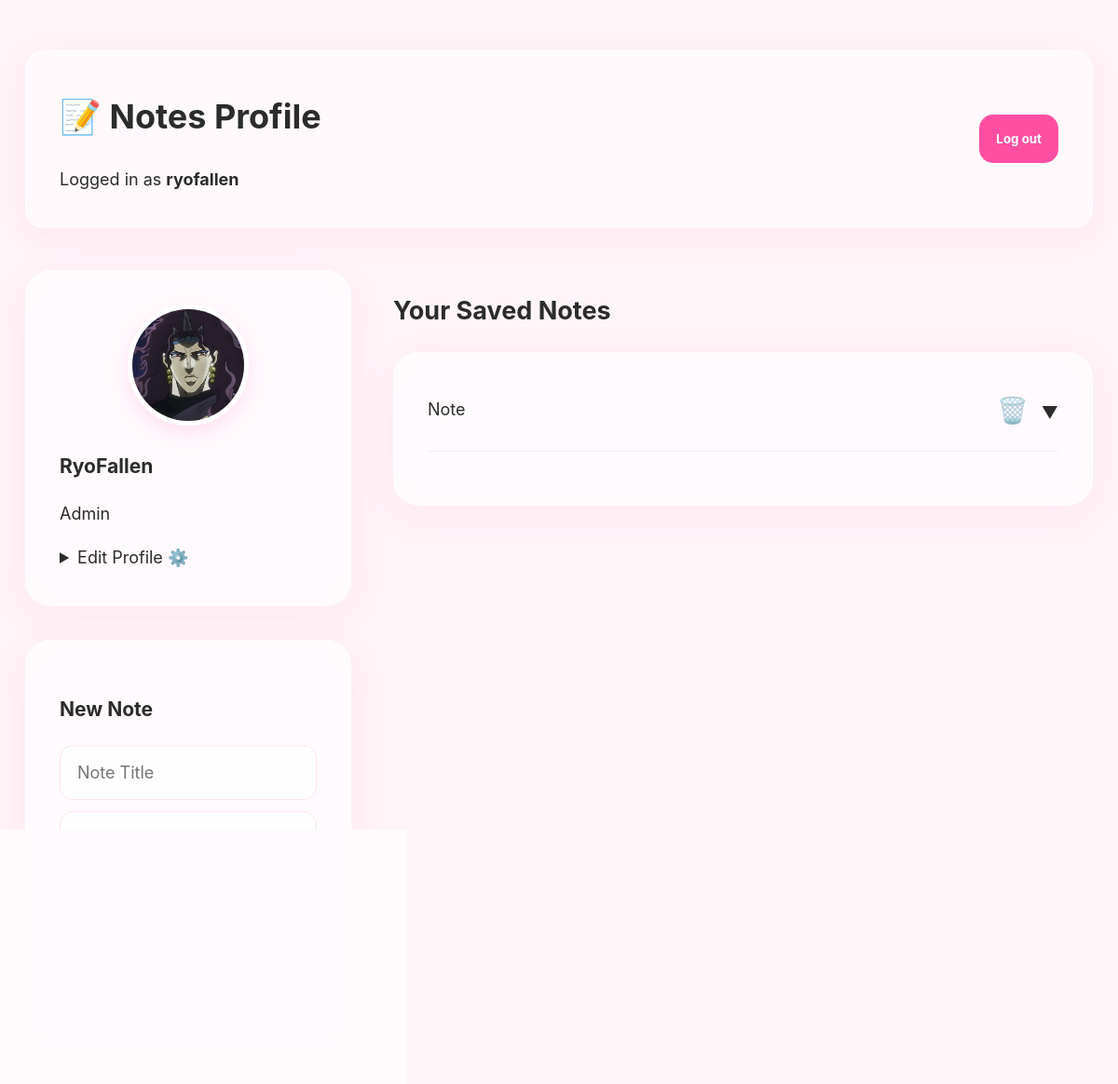
The page /dashboard (signed in) on the database as committed earlier.
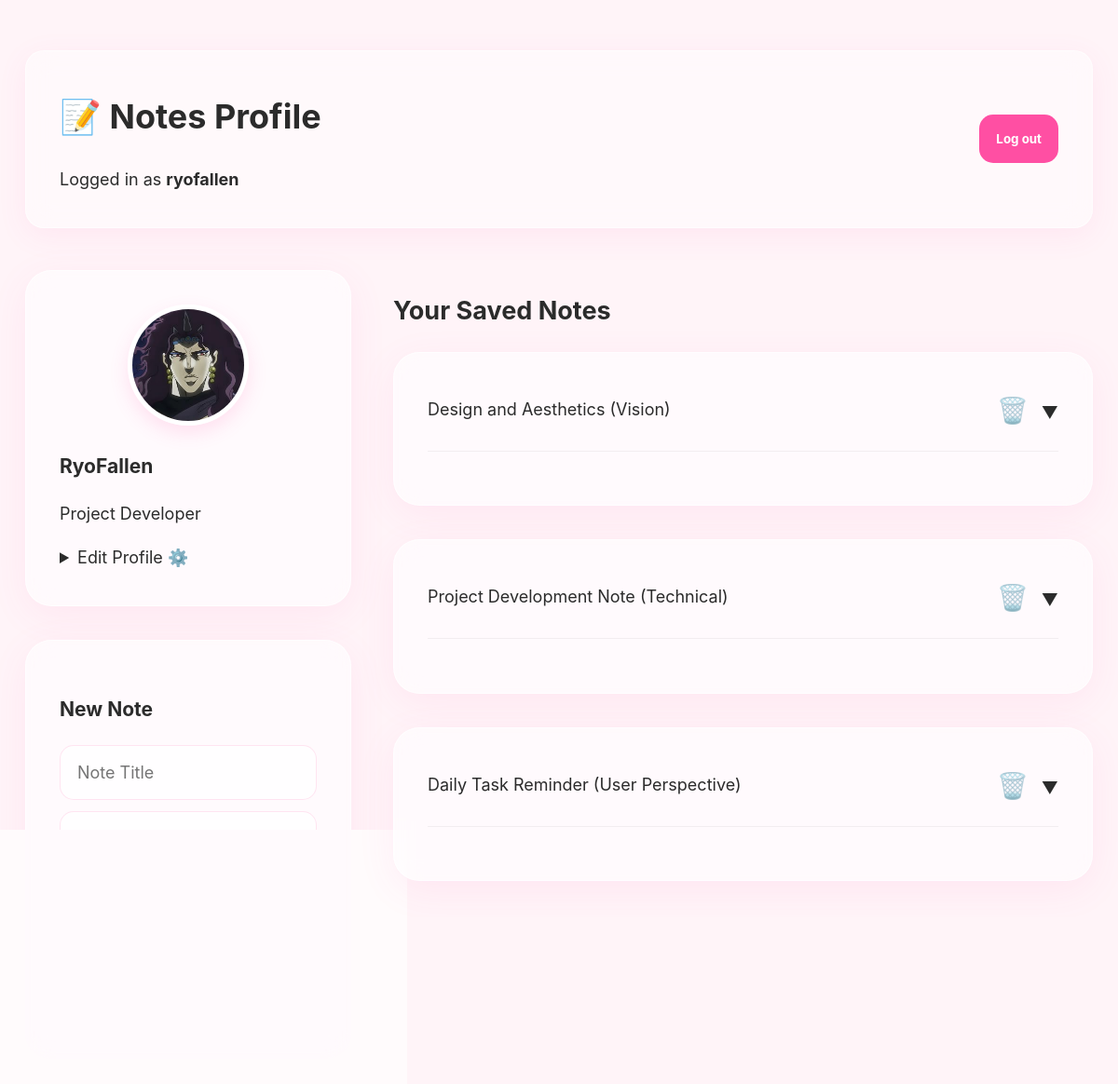
The same page on the database as committed later.
### tables this page shows
CREATE TABLE users (
                id INTEGER PRIMARY KEY AUTOINCREMENT,
                username TEXT NOT NULL UNIQUE,
                password_hash TEXT NOT NULL,
                created_at TIMESTAMP DEFAULT CURRENT_TIMESTAMP
            );

CREATE TABLE profile (
                id INTEGER PRIMARY KEY AUTOINCREMENT,
                user_id INTEGER NOT NULL UNIQUE,
                username TEXT NOT NULL,
                bio TEXT,
                image_path TEXT,
                FOREIGN KEY(user_id) REFERENCES users(id) ON DELETE CASCADE
            );

CREATE TABLE notes (
                id INTEGER PRIMARY KEY AUTOINCREMENT,
                user_id INTEGER NOT NULL,
                title TEXT NOT NULL,
                body TEXT NOT NULL,
                image_path TEXT,
                created_at TIMESTAMP DEFAULT CURRENT_TIMESTAMP,
                FOREIGN KEY(user_id) REFERENCES users(id) ON DELETE CASCADE
            );

### app.py (the view)
@app.route("/dashboard")
@login_required
def index():
    with get_db() as conn:
        profile = ensure_profile(conn, g.user["id"], g.user["username"])
        notes = conn.execute(
            "SELECT * FROM notes WHERE user_id = ? ORDER BY created_at DESC, id DESC",
            (g.user["id"],),
        ).fetchall()
    return render_template("index.html", profile=profile, notes=notes, user=g.user)

### app.py (called while the page is built)
def get_db() -> sqlite3.Connection:
    conn = sqlite3.connect(DB_PATH)
    conn.row_factory = sqlite3.Row
    return conn

def login_required(view):
    @wraps(view)
    def wrapped_view(*args, **kwargs):
        if g.user is None:
            flash("Please log in first.", "error")
            return redirect(url_for("login"))
        return view(*args, **kwargs)
    return wrapped_view

def ensure_profile(conn: sqlite3.Connection, user_id: int, username: str) -> sqlite3.Row:
    profile = conn.execute("SELECT * FROM profile WHERE user_id = ?", (user_id,)).fetchone()
    if profile:
        return profile
    conn.execute(
        "INSERT INTO profile (user_id, username, bio, image_path) VALUES (?, ?, ?, ?)",
        (user_id, username, "", None),
    )
    return conn.execute("SELECT * FROM profile WHERE user_id = ?", (user_id,)).fetchone()

@app.before_request
def load_logged_in_user() -> None:
    user_id = session.get("user_id")
    if user_id is None:
        g.user = None
        return
    with get_db() as conn:
        g.user = conn.execute("SELECT id, username FROM users WHERE id = ?", (user_id,)).fetchone()

### templates/index.html (shortened to what this page needs)
<!DOCTYPE html>
<html lang="en">
<head>
  <link rel="stylesheet" href="{{ url_for('static', filename='css/styles.css') }}" />
</head>
<body>
  <main class="container">
    <header class="page-head">
      <div>
        <h1>📝 Notes Profile</h1>
        <p class="muted">Logged in as <strong>{{ user['username'] }}</strong></p>
      </div>
      <form action="{{ url_for('logout') }}" method="post">
        <button type="submit" class="secondary-btn">Log out</button>
      </form>
    </header>
    <div class="dashboard-grid">
      <aside class="sidebar">
        <section class="card profile-static">
          <div class="profile-display">
            {% if profile['image_path'] %}
              <img src="{{ url_for('static', filename=profile['image_path']) }}" alt="Avatar" class="avatar" />
            {% else %}
              <div class="avatar placeholder">No Image</div>
            {% endif %}
            <h3>{{ profile['username'] }}</h3>
            <p class="bio-text">{{ profile['bio'] }}</p>
          </div>
          <details class="edit-profile-details">
            <summary class="toggle-btn">Edit Profile ⚙️</summary>
          </details>
        </section>
        <section class="card add-note-section">
          <h3>New Note</h3>
          <form action="{{ url_for('create_note') }}" method="post" enctype="multipart/form-data" class="form-grid">
            <input type="text" name="title" placeholder="Note Title" required />
            <textarea name="body" rows="3" placeholder="Write your note here..." required></textarea>
            <input type="file" name="note_image" accept="image/*" />
            <button type="submit">Add Note</button>
          </form>
        </section>
      </aside>
      <section class="notes-display">
        <h2>Your Saved Notes</h2>
        {% if notes %}
          <div class="notes-grid">
            {% for note in notes %}
              <div class="note-card">
                <details>
                  <summary class="note-header">
                    <span class="note-title">{{ note['title'] }}</span>
                    <div class="header-actions">
                      <form action="{{ url_for('delete_note', note_id=note['id']) }}" method="post" style="display:inline;">
                        <button type="submit" class="delete-icon-btn" onclick="return confirm('Emin misiniz?')">🗑️</button>
                      </form>
                      <span class="expand-icon">▼</span>
                    </div>
                  </summary>
                </details>
              </div>
            {% endfor %}
          </div>
        {% else %}
          <div class="card empty-state">
            <p>No notes yet. Use the sidebar to add your first note!</p>
          </div>
        {% endif %}
      </section>
    </div>
  </main>
</body>
</html>

Rows that differ between the two databases and show on the page:
removed notes: title "Note"
changed profile "RyoFallen": bio "Admin" → "Project Developer"
added notes: title "Design and Aesthetics (Vision)"
added notes: title "Project Development Note (Technical)"
added notes: title "Daily Task Reminder (User Perspective)"
